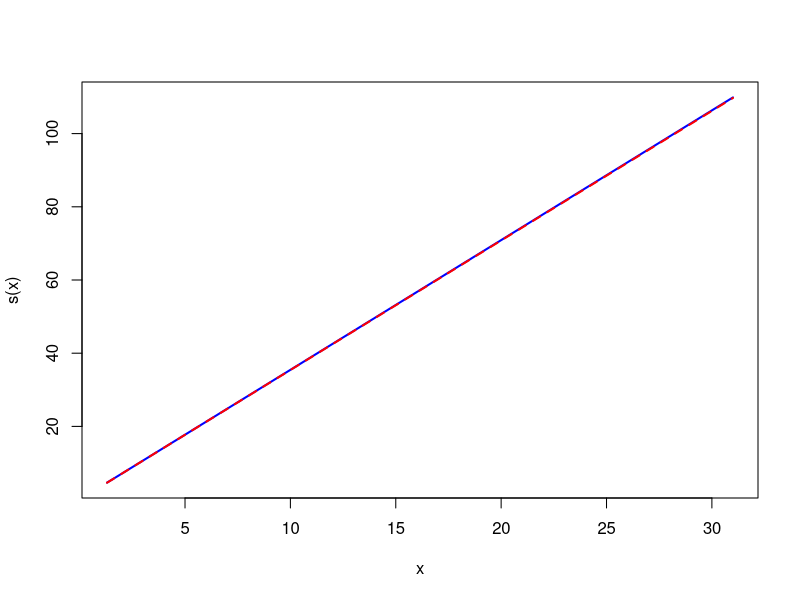

R code for this plot:
library(pracma)

a <- rep(0, 250)
b <- rep(0, 250)
rv <- 51:300

for (r in rv){
	s <- function(x){
		n <- exp(-x^2)-exp(-(r-x)^2)+sqrt(pi)*x*(erf(r-x)+erf(x))
		n
	}

	x <- 1 + 1:r * 0.3

	y <- s(x)

	l <- lm(y ~ x)

	b[r-50] <- l$coefficients[1]
	a[r-50] <- l$coefficients[2]
}

r <- 100
x <- 1 + 1:r * 0.3
s <- function(x){
		n <- exp(-x^2)-exp(-(r-x)^2)+sqrt(pi)*x*(erf(r-x)+erf(x))
		n
}
s1 <- function(x){
		n <- 3.54*x + 0.187/(r-3.156)
		n
}

plot(x, s(x), type="l", col="blue", lwd=2)
lines(x, s1(x), col="red", lwd=2, lty=2)

f <- function(r){r^3*(3*log(r)-1)}
r0 <- 0.2
r <- 0:100/100*r0
t <- f(r)-f(r0)

#plot(t, r, type="l", col="blue", lwd=2)

